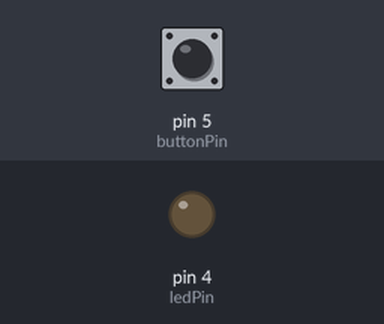
Bench run of a sketch on a simulated Arduino Uno, built with avr-gcc and run on an emulated ATmega328P. Parts: output pins drawn as LEDs (lit = HIGH). Inputs (shaded band) come from the test bench; at power-on: pin 5 (buttonPin) HIGH.

Above: at 1.2 s.
1.3 s: pin 5 (buttonPin) pulled LOW for 0.15 s
At 1.9 s:
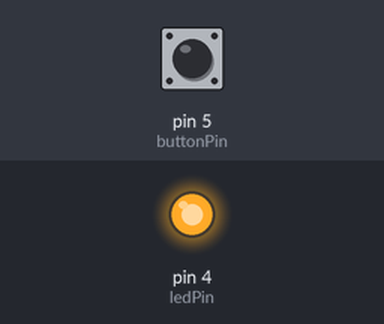
2.9 s: pin 5 (buttonPin) pulled LOW for 1 s
At 3.2 s:
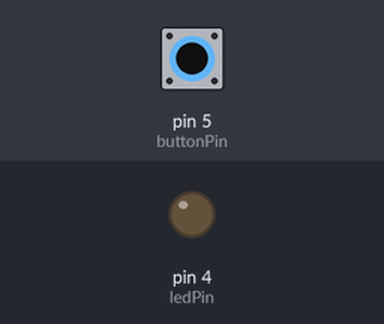
5.4 s: pin 5 (buttonPin) pulled LOW for 3.2 s
At 6.3 s:
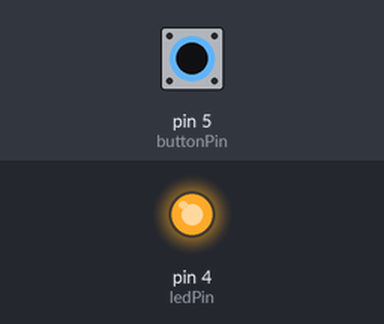
Timing chart, 0 to 8.4 s (numbered marks = the images above; inputs shaded):
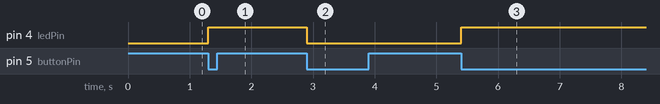

The sketch:

Push_Button_LED_control.ino
```cpp
const int ledPin = 4;
const int buttonPin = 5;

bool ledState = LOW;        // LED is in OFF state
bool lastButtonState = HIGH;

void setup() {
  pinMode(ledPin, OUTPUT);
  pinMode(buttonPin, INPUT_PULLUP);

  digitalWrite(ledPin, ledState);
}

void loop() {
  bool buttonState = digitalRead(buttonPin);

  // Detect button press (HIGH -> LOW)
  if (lastButtonState == HIGH && buttonState == LOW) {
    ledState = !ledState;
    digitalWrite(ledPin, ledState);
  }

  lastButtonState = buttonState;
}
```

Measured:
- after the input at 1.3 s, pin 4 (ledPin): LOW → HIGH at once
- after the input at 2.9 s, pin 4 (ledPin): HIGH → LOW at once
- after the input at 5.4 s, pin 4 (ledPin): LOW → HIGH at once
